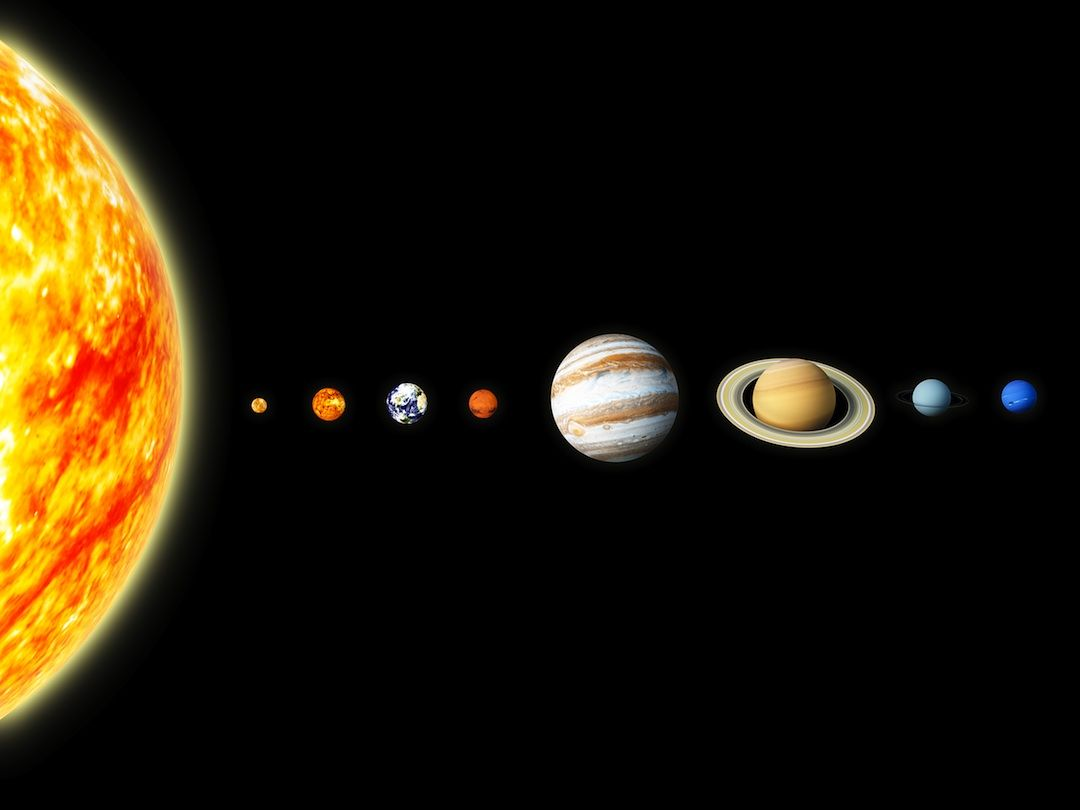
#> input picture solar_system_planets.jpg, 1080 x 810 px
$ python solar_planets.py
#> lines starting #> are read from the running program, lines starting #| are printed output that depends on the picture; after the words box and inside, x2 and y2 are one past the last pixel; in counts of white or black regions, pixels touching at a corner belong together
import cv2
img = cv2.imread('solar_system_planets.jpg')
#> img is the input picture: shape (810, 1080, 3); mean B, G, R 8.9, 24.5, 33.2
cv2.putText(img, 'Sun', (20,50), cv2.FONT_HERSHEY_DUPLEX,0.75,(255,255,255))
#> img: shape (810, 1080, 3); 0.02% of pixels changed, all inside (x1, y1, x2, y2) = (22, 34, 63, 51)
cv2.putText(img, 'Mercury', (200,350), cv2.FONT_HERSHEY_DUPLEX,0.75,(255,255,255))
#> img: shape (810, 1080, 3); mean B, G, R 9.1, 24.6, 33.4
cv2.putText(img, 'Venus', (300,350), cv2.FONT_HERSHEY_DUPLEX,0.75,(255,255,255))
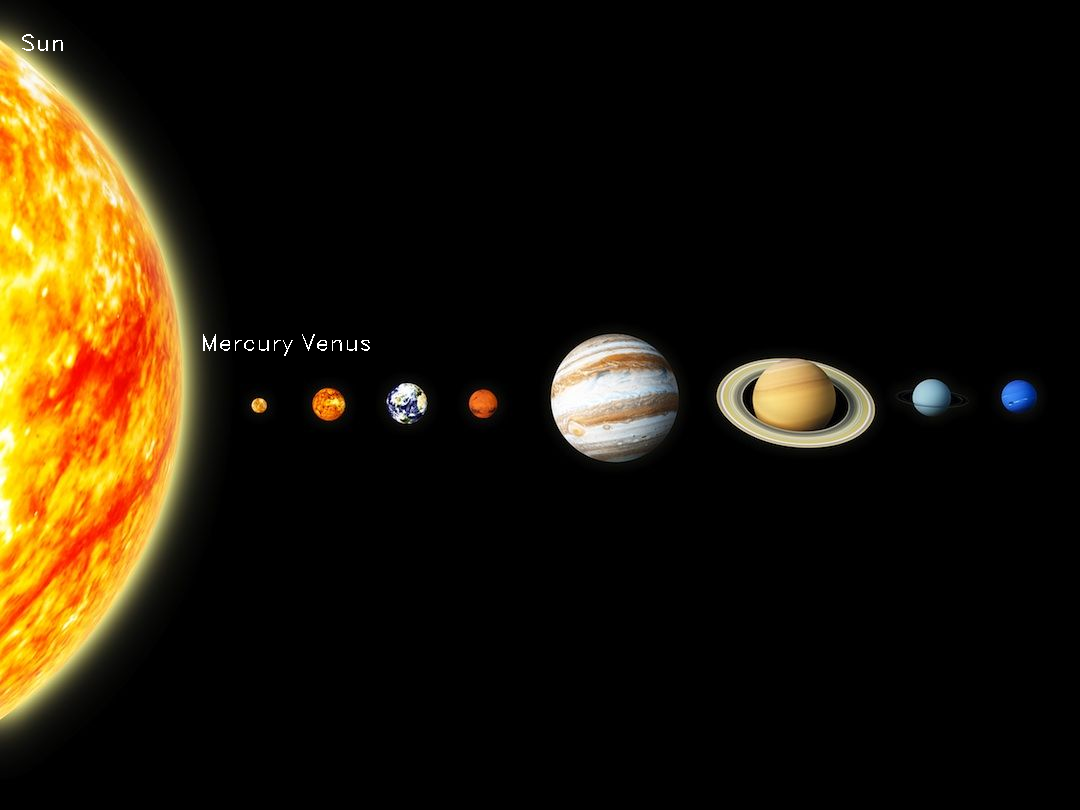
#> img: shape (810, 1080, 3); mean B, G, R 9.1, 24.7, 33.4
cv2.putText(img, 'Earth', (400,350), cv2.FONT_HERSHEY_DUPLEX,0.75,(255,255,255))
#> img: shape (810, 1080, 3); 0.03% of pixels changed, all inside (x1, y1, x2, y2) = (403, 334, 461, 351)
cv2.putText(img, 'Mars', (500,350), cv2.FONT_HERSHEY_DUPLEX,0.75,(255,255,255))
#> img: shape (810, 1080, 3); mean B, G, R 9.3, 24.8, 33.6
cv2.putText(img, 'Jupiter', (600,300), cv2.FONT_HERSHEY_DUPLEX,0.75,(255,255,255))
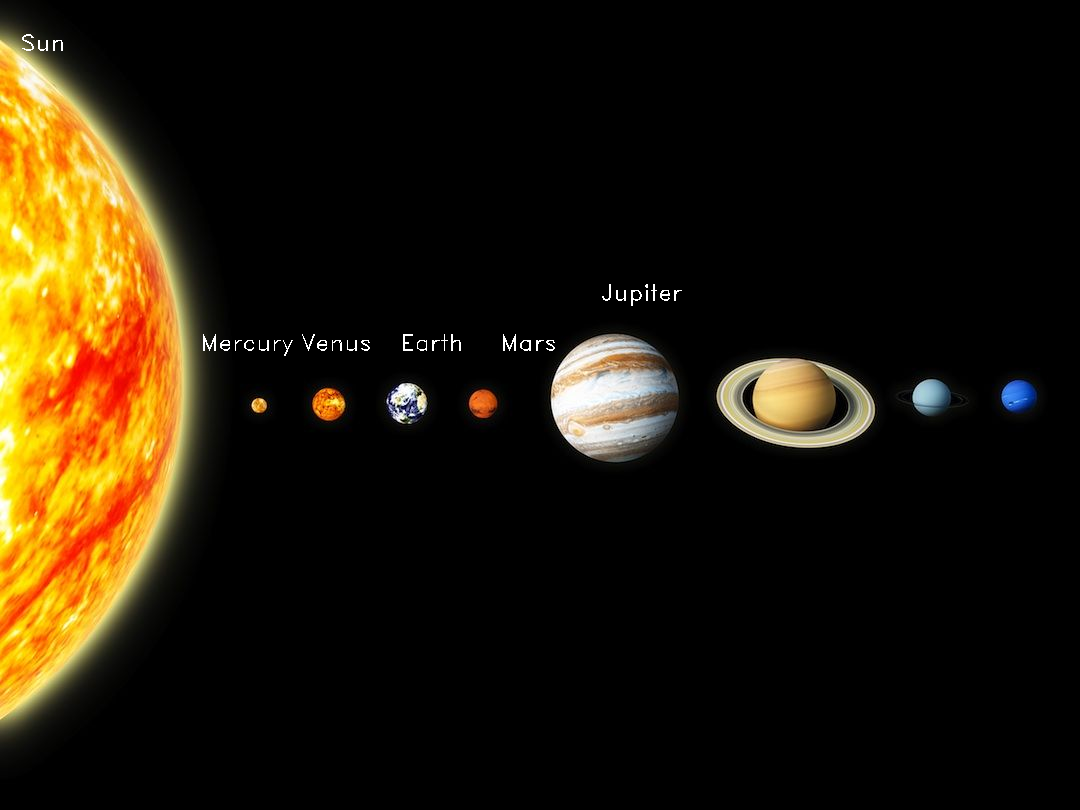
#> img: shape (810, 1080, 3); mean B, G, R 9.4, 24.9, 33.7
cv2.putText(img, 'Saturn', (750,300), cv2.FONT_HERSHEY_DUPLEX,0.75,(255,255,255))
#> img: shape (810, 1080, 3); 0.03% of pixels changed, all inside (x1, y1, x2, y2) = (752, 284, 827, 301)
cv2.putText(img, 'Uranus', (900,300), cv2.FONT_HERSHEY_DUPLEX,0.75,(255,255,255))
cv2.putText(img, 'Neptune', (950,350), cv2.FONT_HERSHEY_DUPLEX,0.75,(255,255,255))
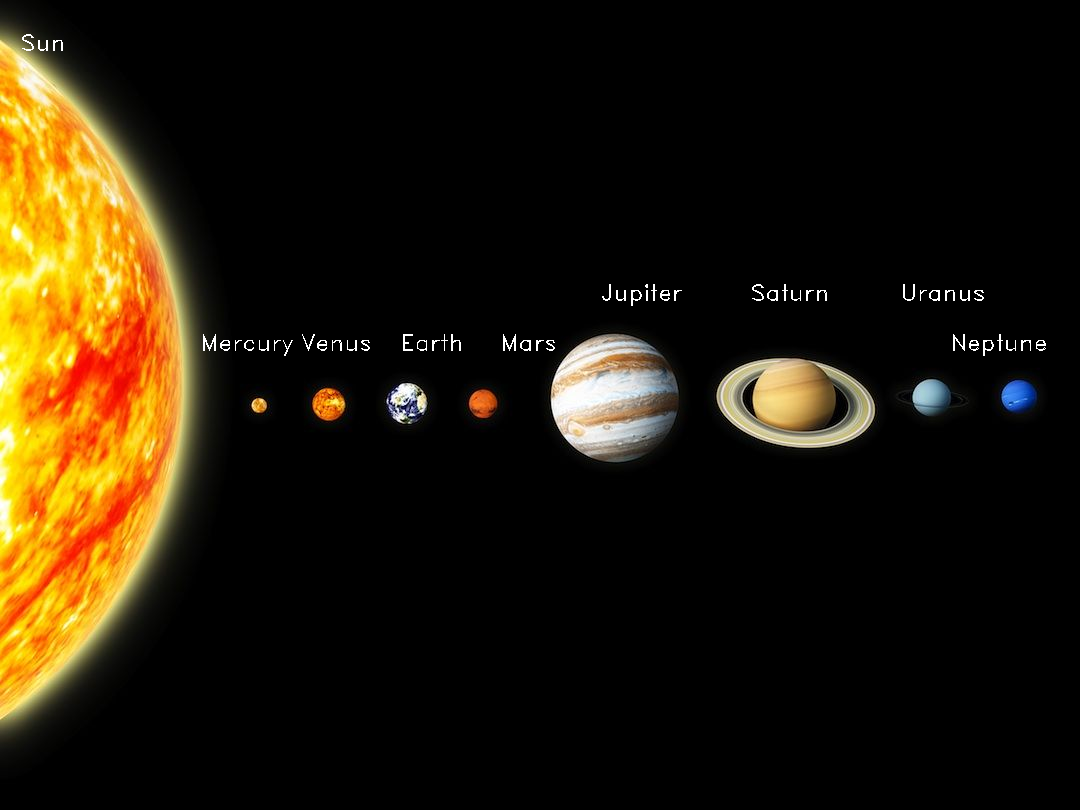
#> img: shape (810, 1080, 3); mean B, G, R 9.7, 25.2, 33.9
cv2.imshow('Solar System Planets with labels and the Sun', img)
cv2.waitKey(0)
